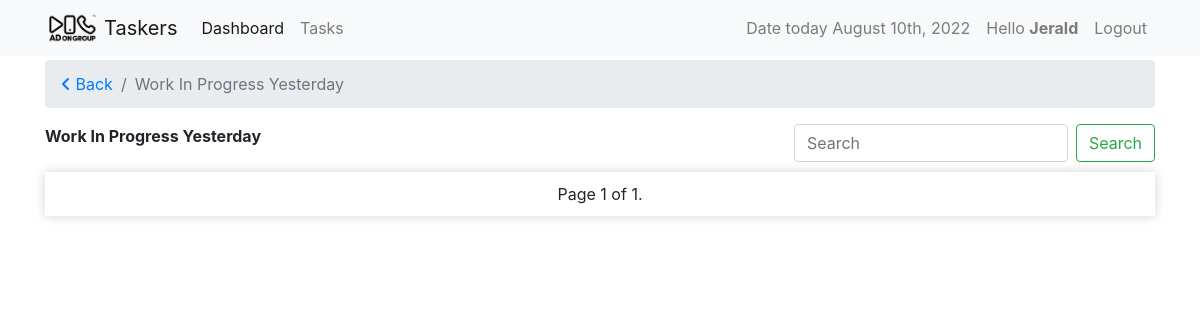
Before: /tasks/work-in-progress-yesterday (signed in) with the older database file.
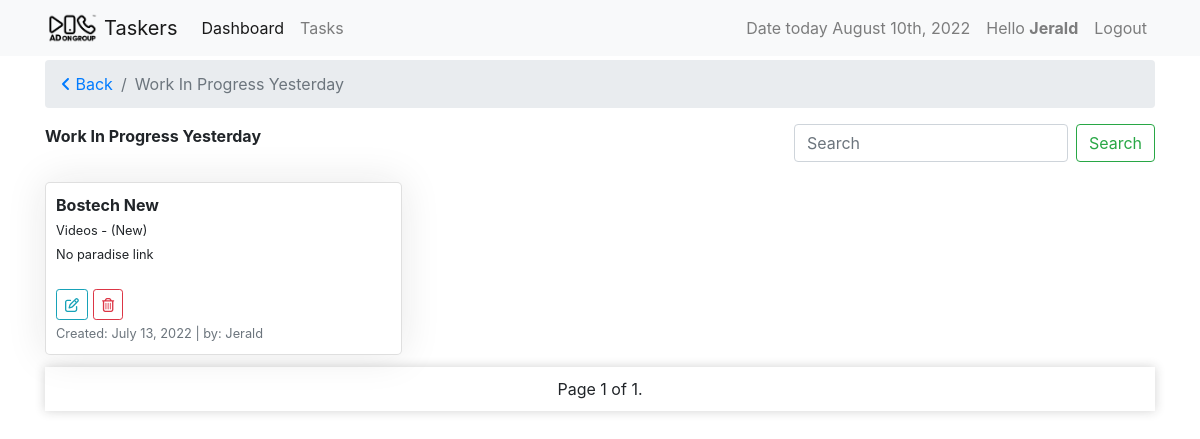
After: the same page with the newer database file.
### tasks/models.py (models this page shows, shortened)
class Task(models.Model):
    slug = models.SlugField(unique=True, null=True, blank=True)
    user = models.ForeignKey(settings.AUTH_USER_MODEL,
                             on_delete=models.CASCADE, verbose_name='designers')
    task_type = models.ForeignKey(
        TaskType, on_delete=models.CASCADE, default=1)
    task_category = models.ForeignKey(
        TaskCategory, on_delete=models.CASCADE, default=1)
    name = models.CharField(max_length=120, verbose_name="Client name")
    paradise_link = models.URLField(
        blank=True, null=True, verbose_name="task link")
    check_list_link = models.URLField(
        max_length=120, verbose_name='check list link', blank=True, null=True)
    is_priority = models.BooleanField(
        default=False, verbose_name="Is Task Priority?", help_text="Checked if task is priority.")
    is_done = models.BooleanField(default=False, verbose_name="Is Task Completed?",
                                  help_text="Note: Checked if you're done.")
    created = models.DateTimeField(auto_now_add=True)
    updated = models.DateTimeField(auto_now=True)
    class Meta:
        ordering = ['-is_priority', 'is_done', '-updated', '-created']

class BaseTime(models.Model):
    created = models.DateTimeField(auto_now_add=True)
    updated = models.DateTimeField(auto_now=True)

class TaskCategory(BaseTime, models.Model):
    name = models.CharField(max_length=120, unique=True)
    task_point = models.FloatField(default=0.0)
    class Meta:
        verbose_name_plural = "Task Categories"
    def __str__(self):
        return self.name

class TaskType(BaseTime, models.Model):
    name = models.CharField(max_length=60)
    task_point = models.FloatField(default=0.0)
    def __str__(self):
        return self.name

### tasks/views.py (the view, shortened to what this page needs)
# urls.py: path('work-in-progress-yesterday', views.WIPTaskYesterdayView.as_view(), name="wiptaskyesterday"),
class WIPTaskYesterdayView(View):
    today = timezone.now()
    yesterday = today - timezone.timedelta(days=1)
    template_name = 'tasks_filter_template.html'
    def get(self, request, *args, **kwargs):
        if request.user.is_superuser:
            tasks = Task.objects.filter(updated__date=self.yesterday.date()).filter(is_done=False)
        else:
            tasks = Task.objects.filter(user=request.user).filter(updated__date=self.yesterday.date()).filter(is_done=False)
        query = request.GET.get('q')
        paginator = Paginator(tasks, 12)
        page_number = request.GET.get('page')
        page_obj = paginator.get_page(page_number)
        context = {'tasks': tasks, 'title': 'work in progress yesterday', 'page_obj': page_obj,}
        return render(request, self.template_name, context)

### tasks/templates/tasks_filter_template.html (shortened to what this page needs)
{% extends 'base.html' %}
{% load crispy_forms_tags %}
{% block content %}
<nav aria-label="breadcrumb">
    <ol class="breadcrumb">
      <li class="breadcrumb-item"><a href="{{request.META.HTTP_REFERER}}"><i class="fa-solid fa-angle-left"></i> Back</a></li>
      <li class="breadcrumb-item active" aria-current="page">{{ title|title }}</li>
    </ol>
</nav>
{% include 'includes/tasks_filter.html' %}
{% endblock %}

### tasks/templates/includes/tasks_filter.html (shortened to what this page needs)
{% load crispy_forms_tags %}
<div class="row">
    <div class="col-sm-12">
        <div class="mb-4">
            <strong>{{ title|title }}</strong>
            <form class="form-inline my-2 my-lg-0 float-right">
                <input class="form-control mr-sm-2" type="search" placeholder="Search" aria-label="Search" name="q" value="{{ request.GET.q }}">
                <button class="btn btn-outline-success my-2 my-sm-0" type="submit">Search</button>
            </form>
        </div>
        <div class="card-columns">
            {% for task in page_obj %}
            {% if task %}
            <div class="card card-container">
                <div>
                    <strong>{{ task.name|title }}</strong>
                    <br>
                    <small>
                        {{ task.task_category|title }} - ({{ task.task_type|title }})
                        <br>
                        {% if task.paradise_link %}
                        <a href="{{ task.paradise_link }}">{{ task.paradise_link }}</a>
                        {% else %}
                        No paradise link
                        {% endif %}
                    </small>
                    <br>
                    <br>
                    {% if not task.is_done %}
                        {% if perms.tasks %}
                            {% if perms.tasks.change_task %}
                                <a href="{% url 'taskers:taskdetail' task.slug %}" class="btn btn-outline-info btn-sm"><i class="fa-regular fa-pen-to-square"></i></a>
                            {% endif %}
                            {% if perms.tasks.delete_task %}
                                <a href="{% url 'taskers:taskdelete' task.slug %}" class="btn btn-outline-danger btn-sm"><i class="fa-regular fa-trash-can"></i></a>
                            {% endif %}
                        {% endif %}
                    {% else %}
                        {% if perms.tasks %}
                            {% if perms.tasks.view_task %}
                                <a href="{% url 'taskers:taskdetail' task.slug %}" class="btn btn-outline-success btn-sm"><i class="fa-regular fa-rectangle-list"></i> Details</a>
                            {% endif %}
                        {% endif %}
                    {% endif %}
                </div>
                <div>
                    <small class="text-muted">Created: {{task.created|date}} | by:
                        {% if request.user.is_superuser %}
                        <a href="{% url 'dashboards:userdetails' task.user.username %}">{{ task.user.username|title }}</a>
                        {% else %}
                        {{ task.user.username|title }}
                        {% endif %}
                    </small>
                </div>
            </div>
            {% else %}
                {{ empty }}
            {% endif %}
            {% endfor %}
        </div>
        <div class="mypagination mb-3">
            <span class="step-links">
                <span class="current">
                    Page {{ page_obj.number }} of {{ page_obj.paginator.num_pages }}.
                </span>
            </span>
        </div>
    </div>
</div>

Changed rows visible on the page:
now on this page (row edited): Task: name "Bostech New", task_category "Videos", task_type "New", shows "No paradise link", is_done False (drawn), created "July 13, 2022", user.username "Jerald"
